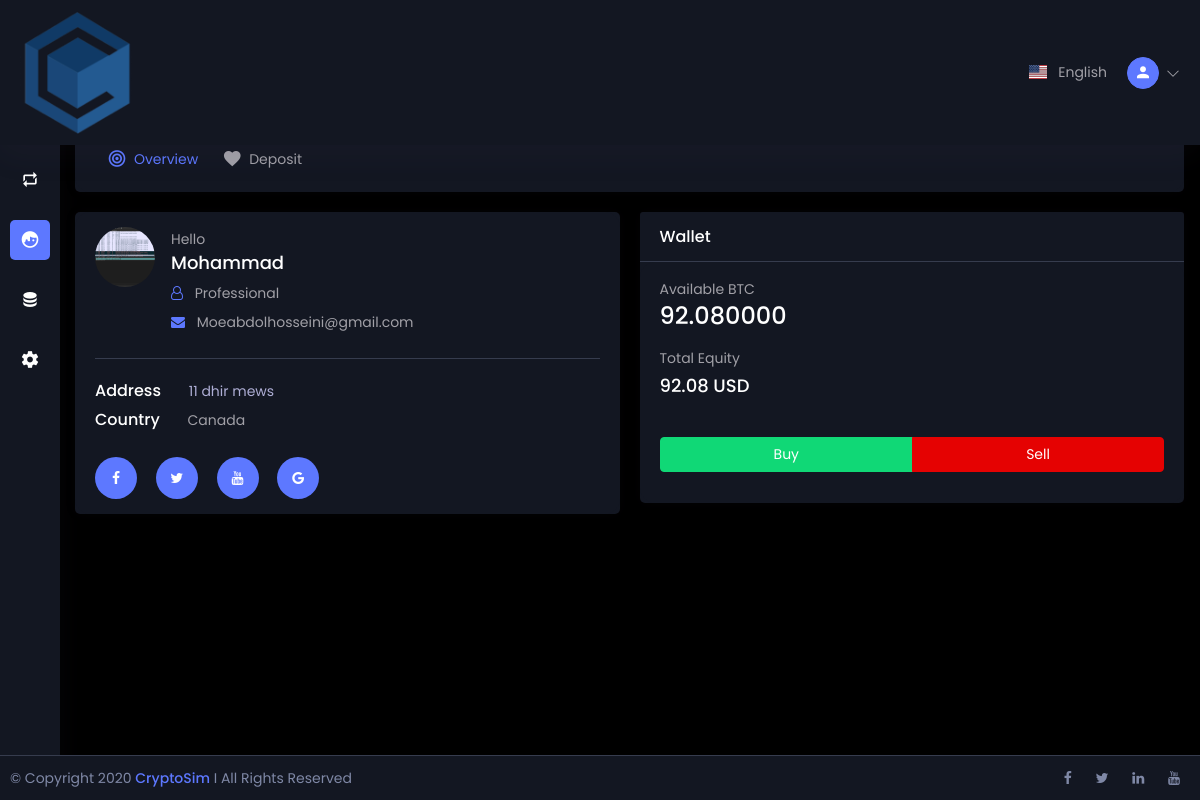
The page /dashboard/account (signed in) on the database its author committed.
### home/models.py (models this page shows, shortened)
class Profile(models.Model):
    user = models.OneToOneField(User, on_delete=models.CASCADE)
    first_name = models.CharField(max_length=100, blank=True)
    last_name = models.CharField(max_length=100, blank=True)
    email = models.EmailField(max_length=150)
    postal_code = models.CharField(max_length=100, blank=True)
    address = models.CharField(max_length=120, blank=True)
    city = models.CharField(max_length=100, blank=True)
    country = models.CharField(max_length=100, blank=True)
    dob = models.DateField(blank=True, null=True)
    beginner = models.BooleanField(default=False)
    professional = models.BooleanField(default=False)
    signup_confirmation = models.BooleanField(default=False)
    photo = models.ImageField(upload_to='static/images/profile_pic', height_field=None, width_field=None, blank=True)

class Wallet(models.Model):
    profile = models.OneToOneField('Profile', on_delete=models.CASCADE, null=True)
    balance = models.FloatField(null=True, default=0)
    tether = models.FloatField(null=True, default=0)
    bitcoin = models.FloatField(null=True, default=0)
    ethereum = models.FloatField(null=True, default=0)
    ripple = models.FloatField(null=True, default=0)
    def get_balance(self):
        return self.tether
    def get_total(self):
        total = (get_btc()['price'] * self.bitcoin) + self.tether
        return total

### home/views.py (the view)
# urls.py: path("dashboard/account", views.account, name="account"),
@login_required
def account(request):
    profile = get_user(request)
    print(profile.photo.url)
    context = {
        'price' : get_btc()['price'],
        'balance' : get_balance(request),
        'total' : get_total(request),
        'btc' : get_user(request).wallet.bitcoin,
        'first_name': profile.first_name,
        'email': profile.email,
        'type': 'Beginner' if profile.beginner else 'Professional',
        'image': profile.photo,
        'address': profile.address,
        'country': profile.country,
    }
    return render(request, 'account-overview.html', context)

### home/views.py (called while the page is built)
def get_user(request):
    profile = Profile.objects.get(id = request.user.id)
    return profile

def get_balance(request):
    balance = Wallet.objects.get(id = request.user.id).get_balance
    return balance

def get_total(request):
    balance = Wallet.objects.get(id = request.user.id).get_total
    return balance

### templates/account-overview.html (shortened to what this page needs)
{% load static %}
<!DOCTYPE html>
<html lang="en">
    {% include "components/dashboard-head.html" %}
<body>
    <div id="main-wrapper">
        {% include "components/dashboard-topnav.html" %}
        </div>
        {% include "components/dashbaord-sidebar.html" %}
        <div class="page-title dashboard">
            <div class="container">
                <div class="row">
                    <div class="col-6">
                        <div class="page-title-content">
                            <p>Welcome Back,
                                <span>{{first_name}}</span>
                            </p>
                        </div>
                    </div>
                    <div class="col-6">
                        <ul class="text-right breadcrumbs list-unstyle">
                            <li><a href="{% url 'home:setting'%}">Settings </a></li>
                            <li class="active"><a href="#">Security</a></li>
                        </ul>
                    </div>
                </div>
            </div>
        </div>
        <div class="content-body">
            <div class="container">
                <div class="row">
                    <div class="col-xl-12">
                        <div class="card sub-menu">
                            <div class="card-body">
                                <ul class="d-flex">
                                    <li class="nav-item">
                                        <a href="{% url 'home:account' %}" class="nav-link">
                                            <i class="mdi mdi-bullseye"></i>
                                            <span>Overview</span>
                                        </a>
                                    </li>
                                    <li class="nav-item">
                                        <a href="{% url 'home:account_deposit' %}" class="nav-link">
                                            <i class="mdi mdi-heart"></i>
                                            <span>Deposit</span>
                                        </a>
                                    </li>
                                </ul>
                            </div>
                        </div>
                    </div>
                    <div class="col-xl-6 col-lg-6 col-md-6">
                        <div class="card profile_card">
                            <div class="card-body">
                                <div class="media">
                                    <img class="mr-3 rounded-circle mr-0 mr-sm-3" src="{{image}}" width="60"
                                        height="60" alt="">
                                    <div class="media-body">
                                        <span>Hello</span>
                                        <h4 class="mb-2">{{ first_name }}</h4>
                                        <p class="mb-1"> <span><i class="fa fa-user-o mr-2 text-primary"></i></span>
                                            {{type}}</p>
                                        <p class="mb-1"> <span><i class="fa fa-envelope mr-2 text-primary"></i></span>
                                            {{ email}}
                                        </p>
                                    </div>
                                </div>
                                <ul class="card-profile__info">
                                    <li>
                                        <h5 class="mr-4">Address</h5>
                                        <span class="text-muted">{{address}}</span>
                                    </li>
                                    <li class="mb-1">
                                        <h5 class="mr-4">Country</h5>
                                        <span>{{country}}</span>
                                    </li>
                                </ul>
                                <div class="social-icons">
                                    <a class="facebook text-center" href="javascript:void(0)"><span><i
                                                class="fa fa-facebook"></i></span></a>
                                    <a class="twitter text-center" href="javascript:void(0)"><span><i
                                                class="fa fa-twitter"></i></span></a>
                                    <a class="youtube text-center" href="javascript:void(0)"><span><i
                                                class="fa fa-youtube"></i></span></a>
                                    <a class="googlePlus text-center" href="javascript:void(0)"><span><i
                                                class="fa fa-google"></i></span></a>
                                </div>
                            </div>
                        </div>
                    </div>
                    <div class="col-xl-6 col-lg-6 col-md-6">
                        <div class="card acc_balance">
                            <div class="card-header">
                                <h4 class="card-title">Wallet</h4>
                            </div>
                            <div class="card-body">
                                <span>Available BTC</span>
                                <h3>{{balance|floatformat:6}}</h3>
                                <div class="d-flex justify-content-between my-3">
                                    <div>
                                        <p class="mb-1">Total Equity</p>
                                        <h4>{{balance|floatformat:2}} USD</h4>
                                    </div>
                                </div>
                                <div class="btn-group mb-3">
                                    <button class="btn btn-success">
                                        <a href="{% url 'home:account_deposit' %}" style="color:white">
                                            Buy
                                        </a>
                                    </button>
                                    <button class="btn btn-danger">
                                        <a href="{% url 'home:account_deposit' %}" style="color:white">
                                            Sell
                                        </a>
                                    </button>
                                </div>
                            </div>
                        </div>
                    </div>
        {% include "components/dashboard-footer.html" %}
</body>
</html>

### rows shown on the page
Profile: photo (picture), first_name "Mohammad", email "Moeabdolhosseini@gmail.com", address "11 dhir mews", country "Canada"
Wallet: tether "92.080000", tether "92.08"

### other values the page prints
{{ type }} "Professional"
